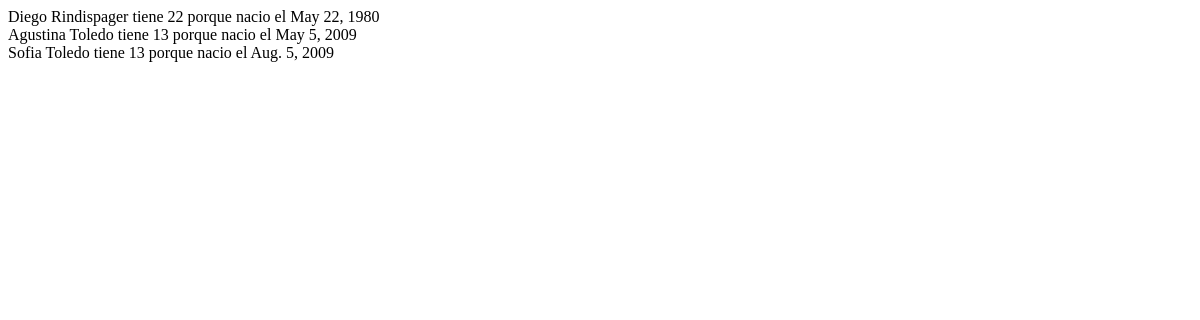
The page /mostrar_familiares/ on the database as committed earlier.
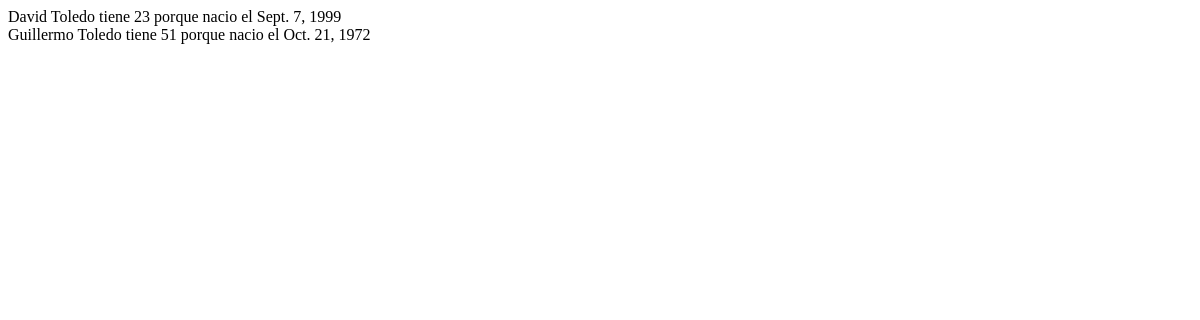
The same page on the database as committed later.
### Familiares/models.py (models this page shows)
class Familiar(models.Model):
    nombre = models.CharField(max_length=30)
    apellido = models.CharField(max_length=30)
    edad = models.IntegerField()
    fechaDeNac = models.DateField()

### EntregableWeb/views.py (the view)
# urls.py: path('mostrar_familiares/', listaFamiliares),
def listaFamiliares(request):
    familiares = Familiar.objects.all()
    return render(request,'lista.html',{'lista':familiares})

### EntregableWeb/template/lista.html (shortened to what this page needs)
<!DOCTYPE html>
<html lang="en">
<head>
</head>
<body>
    {% for n in lista %}
        {{n.nombre}} {{n.apellido}} tiene {{n.edad}} porque nacio el {{n.fechaDeNac}}
        <br>
    {% endfor %}
</body>
</html>

Rows that differ between the two databases and show on the page:
removed Familiar: nombre "Diego", apellido "Rindispager", edad "22", fechaDeNac "May 22, 1980"
removed Familiar: nombre "Agustina", apellido "Toledo", edad "13", fechaDeNac "May 5, 2009"
removed Familiar: nombre "Sofia", apellido "Toledo", edad "13", fechaDeNac "Aug. 5, 2009"
added Familiar: nombre "David", apellido "Toledo", edad "23", fechaDeNac "Sept. 7, 1999"
added Familiar: nombre "Guillermo", apellido "Toledo", edad "51", fechaDeNac "Oct. 21, 1972"
